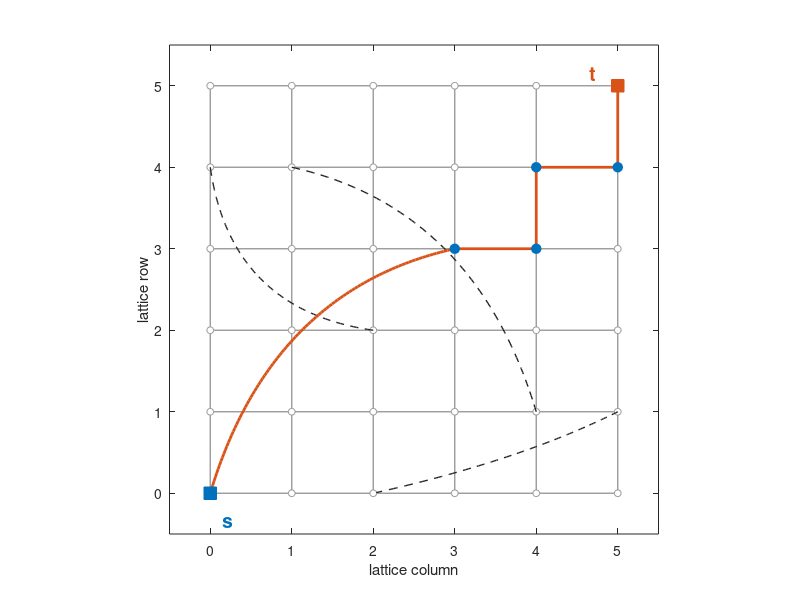

This chart was generated by the following MATLAB code:
% Kleinberg model: 6x6 lattice with long-range links and a greedy path s -> t.
% One long-range link plus 4 lattice steps: 5 steps instead of 10.
n = 6;
blue   = [0 0.4470 0.7410];
orange = [0.8500 0.3250 0.0980];
grey   = [0.6 0.6 0.6];
dark   = [0.15 0.15 0.15];

t = linspace(0, 1, 100);
bez = @(P0,P1,P2) deal((1-t).^2*P0(1) + 2*(1-t).*t*P1(1) + t.^2*P2(1), ...
                       (1-t).^2*P0(2) + 2*(1-t).*t*P1(2) + t.^2*P2(2));   % quadratic Bezier

figure('Color','w'); hold on;

% lattice edges and vertices
for k = 0:n-1
    plot([0 n-1], [k k], '-', 'Color', grey, 'LineWidth', 1);
    plot([k k], [0 n-1], '-', 'Color', grey, 'LineWidth', 1);
end
[X, Y] = meshgrid(0:n-1, 0:n-1);
plot(X(:), Y(:), 'o', 'Color', grey, 'MarkerSize', 5, 'MarkerFaceColor', 'w');

% other long-range links
[x,y] = bez([1 4],[3.25 3.5],[4 1]);   plot(x, y, '--', 'Color', dark, 'LineWidth', 1);
[x,y] = bez([5 1],[3.8 0.4],[2 0]);    plot(x, y, '--', 'Color', dark, 'LineWidth', 1);
[x,y] = bez([0 4],[0.25 2.25],[2 2]);  plot(x, y, '--', 'Color', dark, 'LineWidth', 1);

% greedy path
[x,y] = bez([0 0],[0.75 2.5],[3 3]);   plot(x, y, '-', 'Color', orange, 'LineWidth', 2);
plot([3 4 4 5 5], [3 3 4 4 5], '-', 'Color', orange, 'LineWidth', 2);
plot([3 4 4 5], [3 3 4 4], 'o', 'Color', blue, 'MarkerSize', 7, 'MarkerFaceColor', blue);
plot(0, 0, 's', 'Color', blue,   'MarkerSize', 9, 'MarkerFaceColor', blue);     % source s
plot(5, 5, 's', 'Color', orange, 'MarkerSize', 9, 'MarkerFaceColor', orange);   % target t
hold off;

axis equal;
xlim([-0.5 n-0.5]); ylim([-0.5 n-0.5]);
set(gca, 'XTick', 0:n-1, 'YTick', 0:n-1);
box on;
text(0.15, -0.35, 's', 'FontSize', 14, 'FontWeight', 'bold', 'Color', blue);
text(4.65, 5.15, 't', 'FontSize', 14, 'FontWeight', 'bold', 'Color', orange);
xlabel('lattice column'); ylabel('lattice row');
